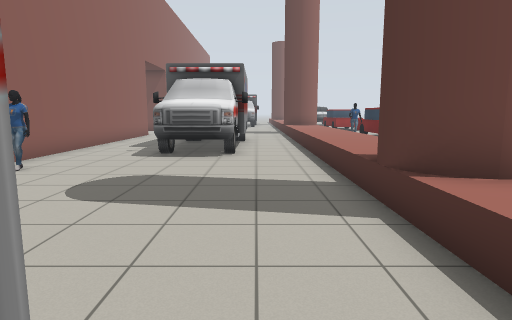
view 1 (above)

21 first-person views from a walk through a Gazebo world. The camera is 1.2 m above the floor, tilts 8° down and sees 75° across. Floor lines are 1 m apart. The floor is counted in squares, 1 m on a side. Each view is taken from the middle of a square. On the plan, view 1 faces up. The plan holds only what a view shows up to about 13 squares ahead; the rest is blank. The place goes on beyond the plan. Simple patterns stand in for the simulator's built-in surfaces. Simple shapes stand in for some stock models.

view 2
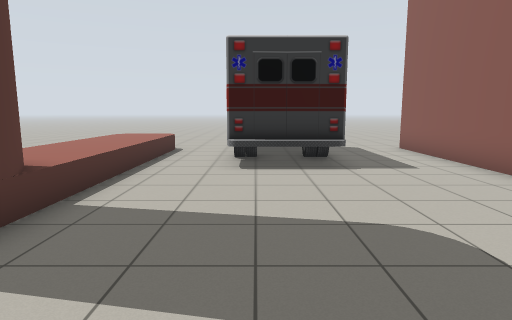

view 3
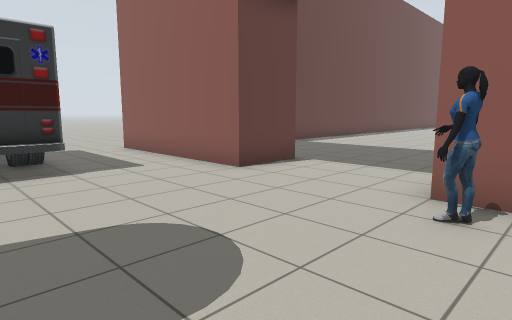

view 4
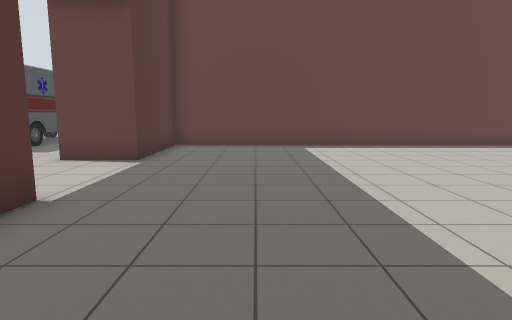

view 5
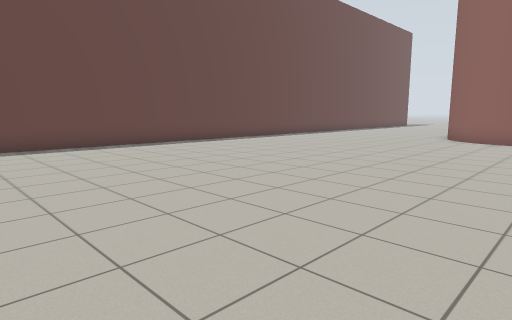

view 6
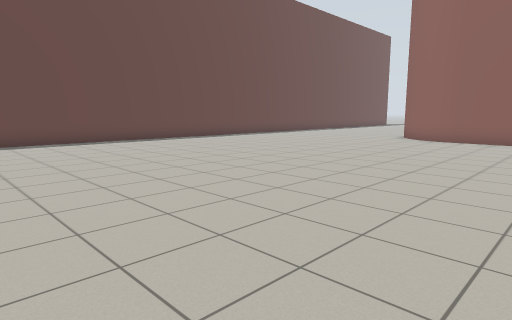

view 7
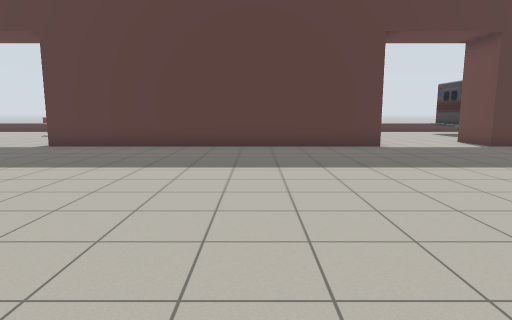

view 8
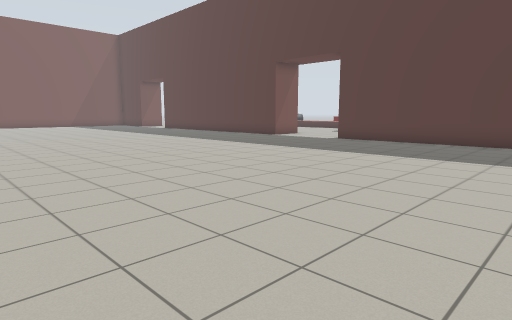

view 9
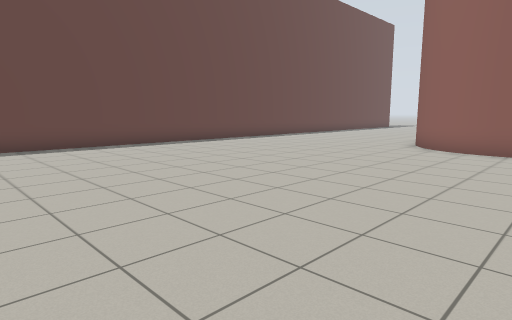

view 10
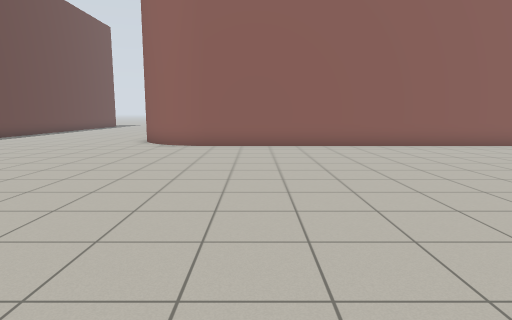

view 11
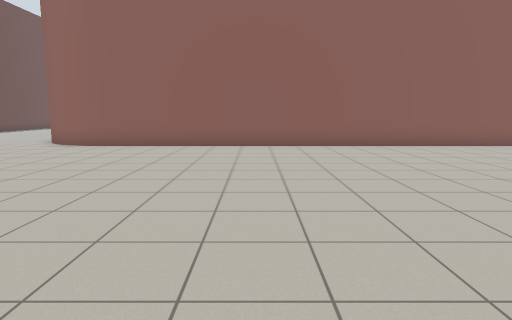

view 12
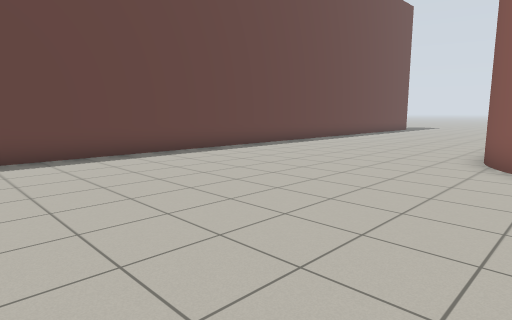

view 13
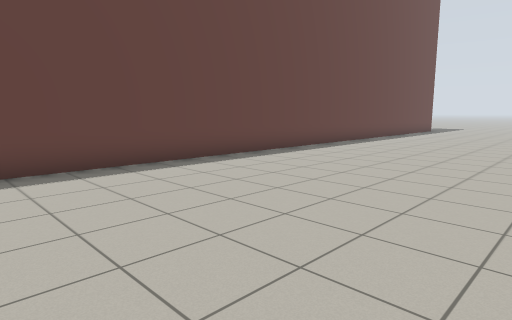

view 14
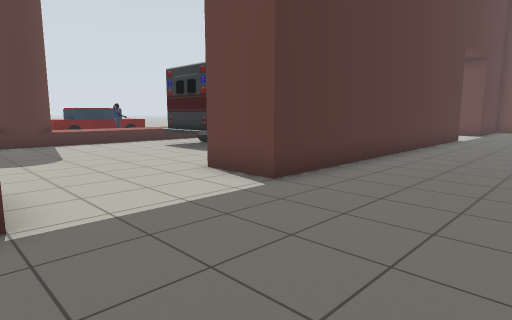

view 15
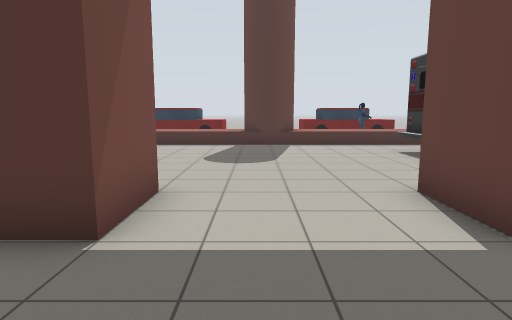

view 16
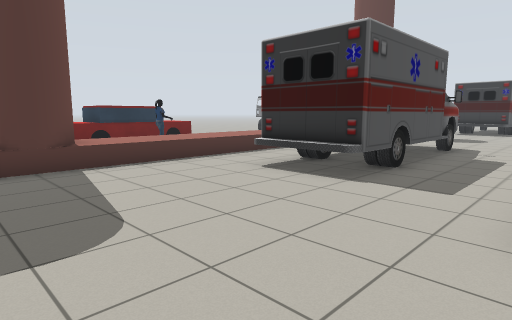

view 17
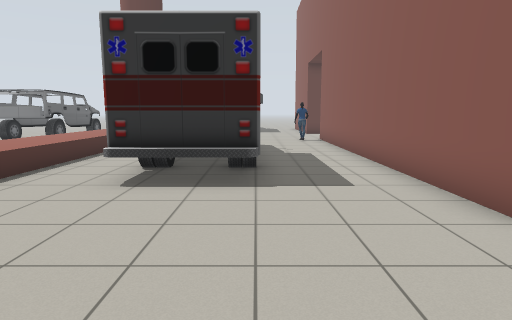

view 18
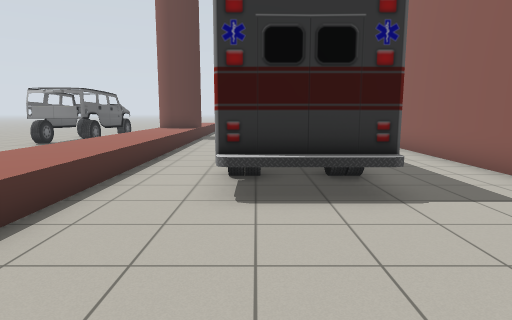

view 19
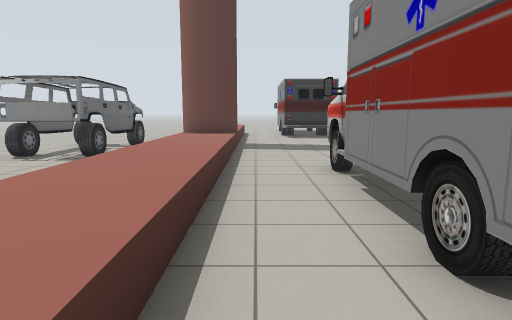

view 20
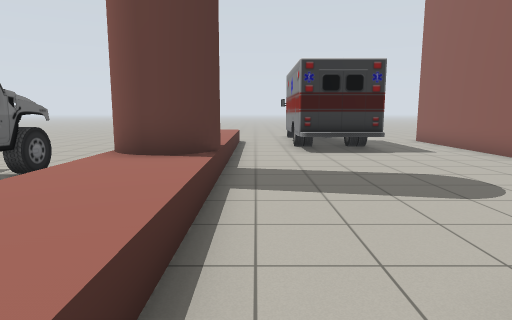

view 21
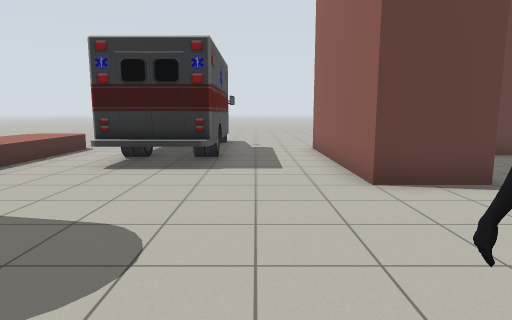

### Floor plan
Key: @ floor where view 1 was taken; # wall or solid block; . floor; = window, fence, low wall or low ledge; O other object.
Columns run from 34 left of view 1 to 9 right of it. Each row starts with its distance up from view 1.
 24     #..       ...               ....=
 23     #...      ....    . ..###.......=
 22     #....     .....    .............=
 21     #......  .......  ..............#
 20     #....... ........ ..............##
 19     #...............................==.
 18     #.....................###.......==. OO
 17     #.....................# #.......==. O
 16     #.....................# #..OOO..==.OO
 15     #.....................# #..OOO..==. O
 14     #.....................# #..OOO..==.
 13     #.....................# #..O O..==.
 12     #.....................# #..OOO..==.
 11     #.....................# #..OOO..==.
 10     #.....................# #..OOO..==. ...
  9     #.....................# #...OO..==. ...
  8     #.....................# #.......==. OO..
  7   ###.....................###O......==. OO..
  6   #.................................==.OOOO.
  5 ....................................##. OO..
  4 ....................................##  OO..
  3 ....................................==  ..
  2 ..........................###.......==  ..
  1 ..........................# #..OOO..==. ..
  0 ..........................# #..OOO@.==. ...
 -1 ..........................# #..OOO..==. ...
 -2 ########################### #..O O..==.  ..
 -3                             #..O  ..==.

Where each view was taken, in squares from view 1:
view 1: 0 up, 0 right, facing up
view 2: 8 up, 1 left, facing down
view 3: 8 up, 1 left, facing down-left
view 4: 11 up, 11 left, facing down
view 5: 11 up, 14 left, facing down-left
view 6: 13 up, 14 left, facing down-left
view 7: 11 up, 20 left, facing right
view 8: 10 up, 22 left, facing up-right
view 9: 11 up, 18 left, facing down-left
view 10: 11 up, 17 left, facing left
view 11: 15 up, 17 left, facing left
view 12: 8 up, 22 left, facing down-left
view 13: 6 up, 23 left, facing down-left
view 14: 23 up, 12 left, facing down-right
view 15: 21 up, 11 left, facing right
view 16: 22 up, 6 left, facing down-right
view 17: 22 up, 3 left, facing down
view 18: 21 up, 1 left, facing down
view 19: 17 up, 1 right, facing down
view 20: 11 up, 1 right, facing down
view 21: 8 up, 4 left, facing down
